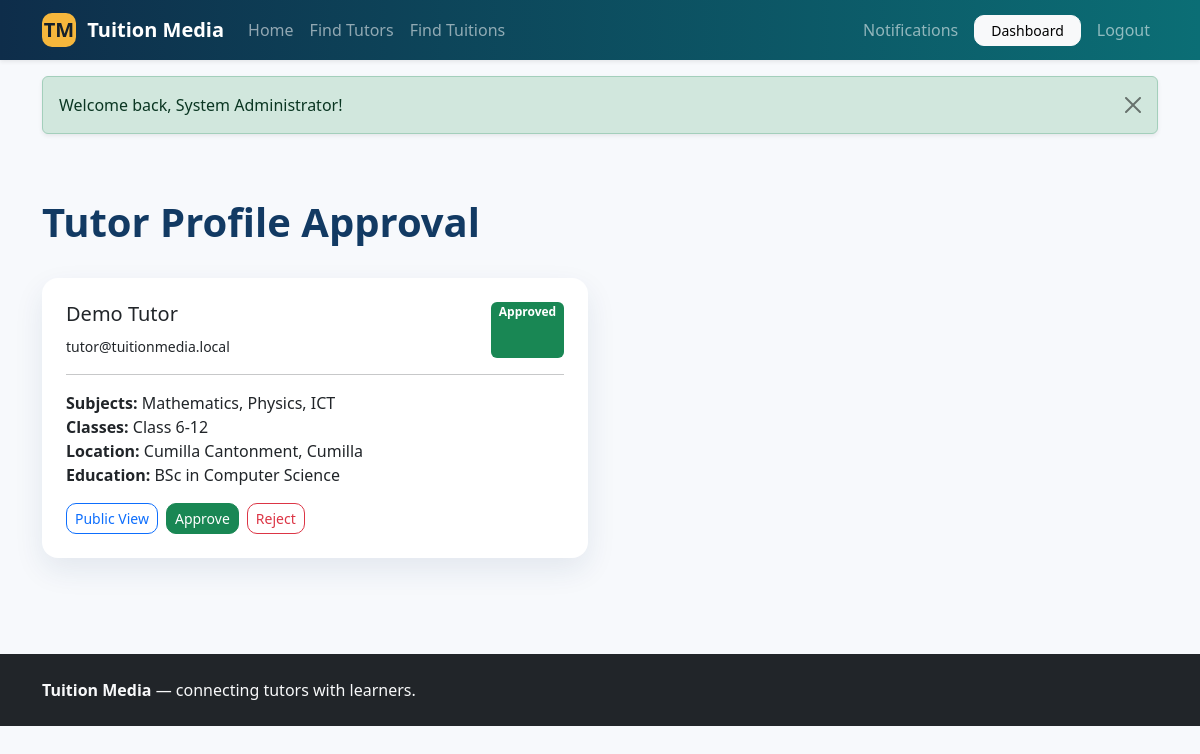
The page /admin/tutors.php (signed in) on the database its author committed.
### tables this page shows
CREATE TABLE tutor_profiles (
    id INT UNSIGNED AUTO_INCREMENT PRIMARY KEY,
    user_id INT UNSIGNED NOT NULL UNIQUE,
    gender ENUM('Male','Female','Any') DEFAULT 'Any',
    education VARCHAR(160) DEFAULT '',
    university VARCHAR(180) DEFAULT '',
    subjects VARCHAR(255) DEFAULT '',
    classes VARCHAR(255) DEFAULT '',
    location VARCHAR(180) DEFAULT '',
    experience_years INT UNSIGNED DEFAULT 0,
    expected_salary DECIMAL(10,2) DEFAULT 0,
    teaching_mode ENUM('Home Tutoring','Online','Both') DEFAULT 'Home Tutoring',
    bio TEXT,
    approval_status ENUM('pending','approved','rejected') DEFAULT 'pending',
    created_at TIMESTAMP DEFAULT CURRENT_TIMESTAMP,
    updated_at TIMESTAMP DEFAULT CURRENT_TIMESTAMP ON UPDATE CURRENT_TIMESTAMP,
    INDEX idx_tutor_salary(expected_salary),
    CONSTRAINT fk_tutor_user FOREIGN KEY(user_id) REFERENCES users(id) ON DELETE CASCADE
);

CREATE TABLE users (
    id INT UNSIGNED AUTO_INCREMENT PRIMARY KEY,
    name VARCHAR(120) NOT NULL,
    email VARCHAR(160) NOT NULL UNIQUE,
    phone VARCHAR(30) DEFAULT NULL,
    password VARCHAR(255) NOT NULL,
    role ENUM('student','guardian','tutor','admin') NOT NULL,
    status ENUM('active','blocked') NOT NULL DEFAULT 'active',
    created_at TIMESTAMP DEFAULT CURRENT_TIMESTAMP,
    updated_at TIMESTAMP DEFAULT CURRENT_TIMESTAMP ON UPDATE CURRENT_TIMESTAMP
);

### admin/tutors.php (the view)
<?php
$pageTitle='Approve Tutors';require __DIR__.'/../includes/header.php';require_role('admin');$rows=$pdo->query('SELECT tp.*,u.name,u.email FROM tutor_profiles tp JOIN users u ON u.id=tp.user_id ORDER BY FIELD(tp.approval_status,"pending","rejected","approved"),tp.updated_at DESC')->fetchAll();
?>
<div class="container py-5"><h1 class="section-title">Tutor Profile Approval</h1><div class="row g-4 mt-1"><?php foreach($rows as $r):?><div class="col-lg-6"><div class="card shadow-soft p-4 h-100"><div class="d-flex justify-content-between"><div><h5><?=e($r['name'])?></h5><small><?=e($r['email'])?></small></div><?=status_badge($r['approval_status'])?></div><hr><p><strong>Subjects:</strong> <?=e($r['subjects']?:'Not completed')?><br><strong>Classes:</strong> <?=e($r['classes']?:'Not completed')?><br><strong>Location:</strong> <?=e($r['location']?:'Not completed')?><br><strong>Education:</strong> <?=e($r['education']?:'Not completed')?></p><div class="d-flex gap-2"><a class="btn btn-sm btn-outline-primary" href="<?=url('tutor_view.php?id='.$r['id'])?>">Public View</a><form method="post" action="<?=url('actions/admin_action.php')?>"><?=csrf_field()?><input type="hidden" name="type" value="tutor"><input type="hidden" name="id" value="<?=$r['id']?>"><input type="hidden" name="action" value="approve"><button class="btn btn-sm btn-success">Approve</button></form><form method="post" action="<?=url('actions/admin_action.php')?>"><?=csrf_field()?><input type="hidden" name="type" value="tutor"><input type="hidden" name="id" value="<?=$r['id']?>"><input type="hidden" name="action" value="reject"><button class="btn btn-sm btn-outline-danger">Reject</button></form></div></div></div><?php endforeach;?></div></div>
<?php require __DIR__.'/../includes/footer.php';?>

### includes/functions.php (shortened to what this page needs)
<?php
function e(?string $value): string {
    return htmlspecialchars($value ?? '', ENT_QUOTES, 'UTF-8');
}
function url(string $path = ''): string {
    return BASE_URL . ($path ? '/' . ltrim($path, '/') : '');
}
function status_badge(string $status): string {
    $class = match ($status) {
        'approved', 'accepted', 'active', 'closed', 'completed' => 'success',
        'pending' => 'warning',
        'rejected', 'blocked', 'withdrawn', 'cancelled' => 'danger',
        default => 'secondary',
    };
    return '<span class="badge text-bg-' . $class . '">' . e(ucfirst($status)) . '</span>';
}

### assets/css/style.css (style rules this page uses)
:root { --tm-primary: #123a63; --tm-secondary: #0b6e75; --tm-accent: #f6b73c; --tm-soft: #f5f8fc; }
body { background: #f7f9fc; color: #1d2a38; }
.section-title { color: var(--tm-primary); font-weight: 800; }
.card { border: 0; border-radius: 16px; }
.shadow-soft { box-shadow: 0 12px 30px rgba(18, 58, 99, 0.09); }
.btn { border-radius: 10px; }
.badge { font-weight: 600; }

### rows shown on the page
tutor_profiles: user.name "Demo Tutor", user.email "tutor@tuitionmedia.local", approval_status "Approved", subjects "Mathematics, Physics, ICT", classes "Class 6-12", location "Cumilla Cantonment, Cumilla", education "BSc in Computer Science"

### other values the page prints
$flash['message'] "Welcome back, System Administrator!"
